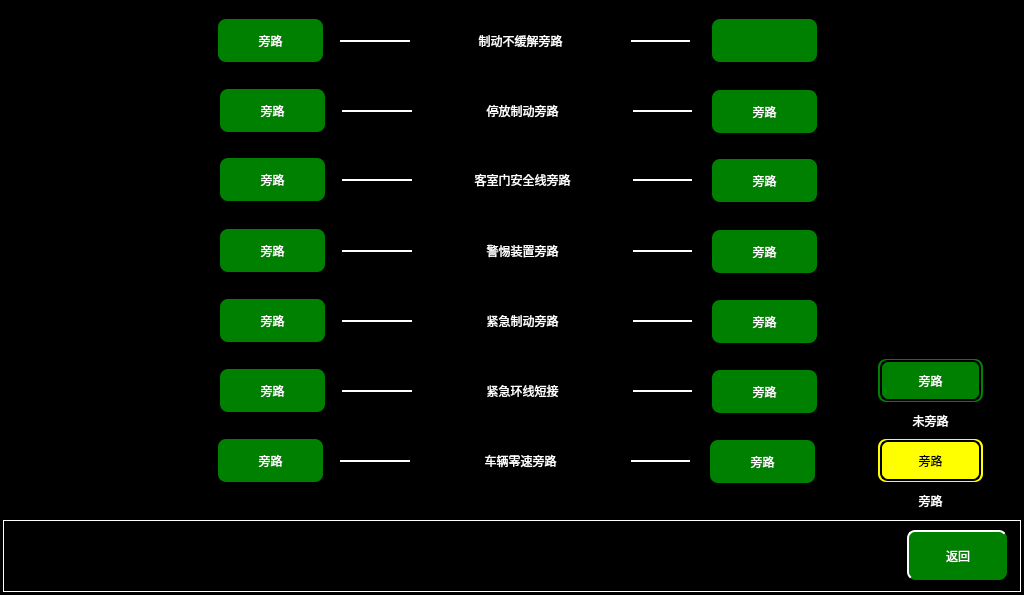
<?xml version="1.0" encoding="UTF-8"?>
<ui version="4.0">
 <class>VehicleBypassPage</class>
 <widget class="QWidget" name="VehicleBypassPage">
  <property name="geometry">
   <rect>
    <x>0</x>
    <y>0</y>
    <width>1024</width>
    <height>595</height>
   </rect>
  </property>
  <property name="windowTitle">
   <string>Form</string>
  </property>
  <property name="styleSheet">
   <string notr="true">QWidget
{
	background-color:black;
}</string>
  </property>
  <widget class="QLabel" name="BrakeNOTReleaseTC1lbl">
   <property name="geometry">
    <rect>
     <x>220</x>
     <y>20</y>
     <width>101</width>
     <height>41</height>
    </rect>
   </property>
   <property name="styleSheet">
    <string notr="true">font: 20px  &quot;微软雅黑&quot;;
color: white;
background-color: green;
border:2px  solid black;
border-radius:8px;</string>
   </property>
   <property name="text">
    <string>旁路</string>
   </property>
   <property name="alignment">
    <set>Qt::AlignCenter</set>
   </property>
  </widget>
  <widget class="QLabel" name="BrakeNOTReleaseTC1lbl_2">
   <property name="geometry">
    <rect>
     <x>218</x>
     <y>19</y>
     <width>105</width>
     <height>43</height>
    </rect>
   </property>
   <property name="styleSheet">
    <string notr="true">font: 20px  &quot;微软雅黑&quot;;
color: white;
background-color: green;
border-radius:8px;</string>
   </property>
   <property name="text">
    <string>旁路</string>
   </property>
   <property name="alignment">
    <set>Qt::AlignCenter</set>
   </property>
  </widget>
  <widget class="QLabel" name="BrakeNOTReleaseTC2lbl">
   <property name="geometry">
    <rect>
     <x>714</x>
     <y>20</y>
     <width>101</width>
     <height>41</height>
    </rect>
   </property>
   <property name="styleSheet">
    <string notr="true">font: 20px  &quot;微软雅黑&quot;;
color: white;
background-color: green;
border:2px  solid black;
border-radius:8px;</string>
   </property>
   <property name="text">
    <string>旁路</string>
   </property>
   <property name="alignment">
    <set>Qt::AlignCenter</set>
   </property>
  </widget>
  <widget class="QLabel" name="BrakeNOTReleaseTC2lbl_2">
   <property name="geometry">
    <rect>
     <x>712</x>
     <y>19</y>
     <width>105</width>
     <height>43</height>
    </rect>
   </property>
   <property name="styleSheet">
    <string notr="true">font: 20px  &quot;微软雅黑&quot;;
color: white;
background-color: green;
border:2px,black,solid;
border-radius:8px;</string>
   </property>
   <property name="text">
    <string/>
   </property>
   <property name="alignment">
    <set>Qt::AlignCenter</set>
   </property>
  </widget>
  <widget class="QLabel" name="LBL1">
   <property name="geometry">
    <rect>
     <x>410</x>
     <y>20</y>
     <width>221</width>
     <height>41</height>
    </rect>
   </property>
   <property name="styleSheet">
    <string notr="true">font: 20px  &quot;微软雅黑&quot;;
color: white;
</string>
   </property>
   <property name="text">
    <string>制动不缓解旁路</string>
   </property>
   <property name="alignment">
    <set>Qt::AlignCenter</set>
   </property>
  </widget>
  <widget class="QLabel" name="linelbl1">
   <property name="geometry">
    <rect>
     <x>340</x>
     <y>40</y>
     <width>350</width>
     <height>2</height>
    </rect>
   </property>
   <property name="styleSheet">
    <string notr="true">border: 2px solid white;
</string>
   </property>
   <property name="text">
    <string/>
   </property>
   <property name="alignment">
    <set>Qt::AlignCenter</set>
   </property>
  </widget>
  <widget class="QLabel" name="StopBrakeTC1lbl">
   <property name="geometry">
    <rect>
     <x>222</x>
     <y>90</y>
     <width>101</width>
     <height>41</height>
    </rect>
   </property>
   <property name="styleSheet">
    <string notr="true">font: 20px  &quot;微软雅黑&quot;;
color: white;
background-color: green;
border:2px  solid black;
border-radius:8px;</string>
   </property>
   <property name="text">
    <string>旁路</string>
   </property>
   <property name="alignment">
    <set>Qt::AlignCenter</set>
   </property>
  </widget>
  <widget class="QLabel" name="LBL1_2">
   <property name="geometry">
    <rect>
     <x>412</x>
     <y>90</y>
     <width>221</width>
     <height>41</height>
    </rect>
   </property>
   <property name="styleSheet">
    <string notr="true">font: 20px  &quot;微软雅黑&quot;;
color: white;
</string>
   </property>
   <property name="text">
    <string>停放制动旁路</string>
   </property>
   <property name="alignment">
    <set>Qt::AlignCenter</set>
   </property>
  </widget>
  <widget class="QLabel" name="StopBrakeTC2lbl">
   <property name="geometry">
    <rect>
     <x>714</x>
     <y>91</y>
     <width>101</width>
     <height>41</height>
    </rect>
   </property>
   <property name="styleSheet">
    <string notr="true">font: 20px  &quot;微软雅黑&quot;;
color: white;
background-color: green;
border:2px  solid black;
border-radius:8px;</string>
   </property>
   <property name="text">
    <string>旁路</string>
   </property>
   <property name="alignment">
    <set>Qt::AlignCenter</set>
   </property>
  </widget>
  <widget class="QLabel" name="linelbl1_2">
   <property name="geometry">
    <rect>
     <x>342</x>
     <y>110</y>
     <width>350</width>
     <height>2</height>
    </rect>
   </property>
   <property name="styleSheet">
    <string notr="true">border: 2px solid white;
</string>
   </property>
   <property name="text">
    <string/>
   </property>
   <property name="alignment">
    <set>Qt::AlignCenter</set>
   </property>
  </widget>
  <widget class="QLabel" name="StopBrakeTC2lbl_2">
   <property name="geometry">
    <rect>
     <x>712</x>
     <y>90</y>
     <width>105</width>
     <height>43</height>
    </rect>
   </property>
   <property name="styleSheet">
    <string notr="true">font: 20px  &quot;微软雅黑&quot;;
color: white;
background-color: green;
border:2px,black,solid;
border-radius:8px;</string>
   </property>
   <property name="text">
    <string>旁路</string>
   </property>
   <property name="alignment">
    <set>Qt::AlignCenter</set>
   </property>
  </widget>
  <widget class="QLabel" name="StopBrakeTC1lbl_2">
   <property name="geometry">
    <rect>
     <x>220</x>
     <y>89</y>
     <width>105</width>
     <height>43</height>
    </rect>
   </property>
   <property name="styleSheet">
    <string notr="true">font: 20px  &quot;微软雅黑&quot;;
color: white;
background-color: green;
border:2px,black,solid;
border-radius:8px;</string>
   </property>
   <property name="text">
    <string>旁路</string>
   </property>
   <property name="alignment">
    <set>Qt::AlignCenter</set>
   </property>
  </widget>
  <widget class="QLabel" name="ALLTrainCloseTC1lbl">
   <property name="geometry">
    <rect>
     <x>222</x>
     <y>159</y>
     <width>101</width>
     <height>41</height>
    </rect>
   </property>
   <property name="styleSheet">
    <string notr="true">font: 20px  &quot;微软雅黑&quot;;
color: white;
background-color: green;
border:2px  solid black;
border-radius:8px;</string>
   </property>
   <property name="text">
    <string>旁路</string>
   </property>
   <property name="alignment">
    <set>Qt::AlignCenter</set>
   </property>
  </widget>
  <widget class="QLabel" name="LBL1_3">
   <property name="geometry">
    <rect>
     <x>412</x>
     <y>159</y>
     <width>221</width>
     <height>41</height>
    </rect>
   </property>
   <property name="styleSheet">
    <string notr="true">font: 20px  &quot;微软雅黑&quot;;
color: white;
</string>
   </property>
   <property name="text">
    <string>客室门安全线旁路</string>
   </property>
   <property name="alignment">
    <set>Qt::AlignCenter</set>
   </property>
  </widget>
  <widget class="QLabel" name="ALLTrainCloseTC2lbl">
   <property name="geometry">
    <rect>
     <x>714</x>
     <y>160</y>
     <width>101</width>
     <height>41</height>
    </rect>
   </property>
   <property name="styleSheet">
    <string notr="true">font: 20px  &quot;微软雅黑&quot;;
color: white;
background-color: green;
border:2px  solid black;
border-radius:8px;</string>
   </property>
   <property name="text">
    <string>旁路</string>
   </property>
   <property name="alignment">
    <set>Qt::AlignCenter</set>
   </property>
  </widget>
  <widget class="QLabel" name="linelbl1_3">
   <property name="geometry">
    <rect>
     <x>342</x>
     <y>179</y>
     <width>350</width>
     <height>2</height>
    </rect>
   </property>
   <property name="styleSheet">
    <string notr="true">border: 2px solid white;
</string>
   </property>
   <property name="text">
    <string/>
   </property>
   <property name="alignment">
    <set>Qt::AlignCenter</set>
   </property>
  </widget>
  <widget class="QLabel" name="ALLTrainCloseTC2lbl_2">
   <property name="geometry">
    <rect>
     <x>712</x>
     <y>159</y>
     <width>105</width>
     <height>43</height>
    </rect>
   </property>
   <property name="styleSheet">
    <string notr="true">font: 20px  &quot;微软雅黑&quot;;
color: white;
background-color: green;
border:2px,black,solid;
border-radius:8px;</string>
   </property>
   <property name="text">
    <string>旁路</string>
   </property>
   <property name="alignment">
    <set>Qt::AlignCenter</set>
   </property>
  </widget>
  <widget class="QLabel" name="ALLTrainCloseTC1lbl_2">
   <property name="geometry">
    <rect>
     <x>220</x>
     <y>158</y>
     <width>105</width>
     <height>43</height>
    </rect>
   </property>
   <property name="styleSheet">
    <string notr="true">font: 20px  &quot;微软雅黑&quot;;
color: white;
background-color: green;
border:2px,black,solid;
border-radius:8px;</string>
   </property>
   <property name="text">
    <string>旁路</string>
   </property>
   <property name="alignment">
    <set>Qt::AlignCenter</set>
   </property>
  </widget>
  <widget class="QLabel" name="AlarmTC1lbl">
   <property name="geometry">
    <rect>
     <x>222</x>
     <y>230</y>
     <width>101</width>
     <height>41</height>
    </rect>
   </property>
   <property name="styleSheet">
    <string notr="true">font: 20px  &quot;微软雅黑&quot;;
color: white;
background-color: green;
border:2px  solid black;
border-radius:8px;</string>
   </property>
   <property name="text">
    <string>旁路</string>
   </property>
   <property name="alignment">
    <set>Qt::AlignCenter</set>
   </property>
  </widget>
  <widget class="QLabel" name="LBL1_4">
   <property name="geometry">
    <rect>
     <x>412</x>
     <y>230</y>
     <width>221</width>
     <height>41</height>
    </rect>
   </property>
   <property name="styleSheet">
    <string notr="true">font: 20px  &quot;微软雅黑&quot;;
color: white;
</string>
   </property>
   <property name="text">
    <string>警惕装置旁路</string>
   </property>
   <property name="alignment">
    <set>Qt::AlignCenter</set>
   </property>
  </widget>
  <widget class="QLabel" name="AlarmTC2lbl">
   <property name="geometry">
    <rect>
     <x>714</x>
     <y>231</y>
     <width>101</width>
     <height>41</height>
    </rect>
   </property>
   <property name="styleSheet">
    <string notr="true">font: 20px  &quot;微软雅黑&quot;;
color: white;
background-color: green;
border:2px  solid black;
border-radius:8px;</string>
   </property>
   <property name="text">
    <string>旁路</string>
   </property>
   <property name="alignment">
    <set>Qt::AlignCenter</set>
   </property>
  </widget>
  <widget class="QLabel" name="linelbl1_4">
   <property name="geometry">
    <rect>
     <x>342</x>
     <y>250</y>
     <width>350</width>
     <height>2</height>
    </rect>
   </property>
   <property name="styleSheet">
    <string notr="true">border: 2px solid white;
</string>
   </property>
   <property name="text">
    <string/>
   </property>
   <property name="alignment">
    <set>Qt::AlignCenter</set>
   </property>
  </widget>
  <widget class="QLabel" name="AlarmTC2lbl_2">
   <property name="geometry">
    <rect>
     <x>712</x>
     <y>230</y>
     <width>105</width>
     <height>43</height>
    </rect>
   </property>
   <property name="styleSheet">
    <string notr="true">font: 20px  &quot;微软雅黑&quot;;
color: white;
background-color: green;
border:2px,black,solid;
border-radius:8px;</string>
   </property>
   <property name="text">
    <string>旁路</string>
   </property>
   <property name="alignment">
    <set>Qt::AlignCenter</set>
   </property>
  </widget>
  <widget class="QLabel" name="AlarmTC1lbl_2">
   <property name="geometry">
    <rect>
     <x>220</x>
     <y>229</y>
     <width>105</width>
     <height>43</height>
    </rect>
   </property>
   <property name="styleSheet">
    <string notr="true">font: 20px  &quot;微软雅黑&quot;;
color: white;
background-color: green;
border:2px,black,solid;
border-radius:8px;</string>
   </property>
   <property name="text">
    <string>旁路</string>
   </property>
   <property name="alignment">
    <set>Qt::AlignCenter</set>
   </property>
  </widget>
  <widget class="QLabel" name="EmloopTC1lbl">
   <property name="geometry">
    <rect>
     <x>222</x>
     <y>300</y>
     <width>101</width>
     <height>41</height>
    </rect>
   </property>
   <property name="styleSheet">
    <string notr="true">font: 20px  &quot;微软雅黑&quot;;
color: white;
background-color: green;
border:2px  solid black;
border-radius:8px;</string>
   </property>
   <property name="text">
    <string>旁路</string>
   </property>
   <property name="alignment">
    <set>Qt::AlignCenter</set>
   </property>
  </widget>
  <widget class="QLabel" name="LBL1_5">
   <property name="geometry">
    <rect>
     <x>412</x>
     <y>300</y>
     <width>221</width>
     <height>41</height>
    </rect>
   </property>
   <property name="styleSheet">
    <string notr="true">font: 20px  &quot;微软雅黑&quot;;
color: white;
</string>
   </property>
   <property name="text">
    <string>紧急制动旁路</string>
   </property>
   <property name="alignment">
    <set>Qt::AlignCenter</set>
   </property>
  </widget>
  <widget class="QLabel" name="EmloopTC2lbl">
   <property name="geometry">
    <rect>
     <x>714</x>
     <y>301</y>
     <width>101</width>
     <height>41</height>
    </rect>
   </property>
   <property name="styleSheet">
    <string notr="true">font: 20px  &quot;微软雅黑&quot;;
color: white;
background-color: green;
border:2px  solid black;
border-radius:8px;</string>
   </property>
   <property name="text">
    <string>旁路</string>
   </property>
   <property name="alignment">
    <set>Qt::AlignCenter</set>
   </property>
  </widget>
  <widget class="QLabel" name="linelbl1_5">
   <property name="geometry">
    <rect>
     <x>342</x>
     <y>320</y>
     <width>350</width>
     <height>2</height>
    </rect>
   </property>
   <property name="styleSheet">
    <string notr="true">border: 2px solid white;
</string>
   </property>
   <property name="text">
    <string/>
   </property>
   <property name="alignment">
    <set>Qt::AlignCenter</set>
   </property>
  </widget>
  <widget class="QLabel" name="EmloopTC2lbl_2">
   <property name="geometry">
    <rect>
     <x>712</x>
     <y>300</y>
     <width>105</width>
     <height>43</height>
    </rect>
   </property>
   <property name="styleSheet">
    <string notr="true">font: 20px  &quot;微软雅黑&quot;;
color: white;
background-color: green;
border:2px,black,solid;
border-radius:8px;</string>
   </property>
   <property name="text">
    <string>旁路</string>
   </property>
   <property name="alignment">
    <set>Qt::AlignCenter</set>
   </property>
  </widget>
  <widget class="QLabel" name="EmloopTC1lbl_2">
   <property name="geometry">
    <rect>
     <x>220</x>
     <y>299</y>
     <width>105</width>
     <height>43</height>
    </rect>
   </property>
   <property name="styleSheet">
    <string notr="true">font: 20px  &quot;微软雅黑&quot;;
color: white;
background-color: green;
border:2px,black,solid;
border-radius:8px;</string>
   </property>
   <property name="text">
    <string>旁路</string>
   </property>
   <property name="alignment">
    <set>Qt::AlignCenter</set>
   </property>
  </widget>
  <widget class="QLabel" name="Emloop2TC1lbl">
   <property name="geometry">
    <rect>
     <x>222</x>
     <y>370</y>
     <width>101</width>
     <height>41</height>
    </rect>
   </property>
   <property name="styleSheet">
    <string notr="true">font: 20px  &quot;微软雅黑&quot;;
color: white;
background-color: green;
border:2px  solid black;
border-radius:8px;</string>
   </property>
   <property name="text">
    <string>旁路</string>
   </property>
   <property name="alignment">
    <set>Qt::AlignCenter</set>
   </property>
  </widget>
  <widget class="QLabel" name="LBL1_6">
   <property name="geometry">
    <rect>
     <x>412</x>
     <y>370</y>
     <width>221</width>
     <height>41</height>
    </rect>
   </property>
   <property name="styleSheet">
    <string notr="true">font: 20px  &quot;微软雅黑&quot;;
color: white;
</string>
   </property>
   <property name="text">
    <string>紧急环线短接</string>
   </property>
   <property name="alignment">
    <set>Qt::AlignCenter</set>
   </property>
  </widget>
  <widget class="QLabel" name="Emloop2TC2lbl">
   <property name="geometry">
    <rect>
     <x>714</x>
     <y>371</y>
     <width>101</width>
     <height>41</height>
    </rect>
   </property>
   <property name="styleSheet">
    <string notr="true">font: 20px  &quot;微软雅黑&quot;;
color: white;
background-color: green;
border:2px  solid black;
border-radius:8px;</string>
   </property>
   <property name="text">
    <string>旁路</string>
   </property>
   <property name="alignment">
    <set>Qt::AlignCenter</set>
   </property>
  </widget>
  <widget class="QLabel" name="linelbl1_6">
   <property name="geometry">
    <rect>
     <x>342</x>
     <y>390</y>
     <width>350</width>
     <height>2</height>
    </rect>
   </property>
   <property name="styleSheet">
    <string notr="true">border: 2px solid white;
</string>
   </property>
   <property name="text">
    <string/>
   </property>
   <property name="alignment">
    <set>Qt::AlignCenter</set>
   </property>
  </widget>
  <widget class="QLabel" name="Emloop2TC2lbl_2">
   <property name="geometry">
    <rect>
     <x>712</x>
     <y>370</y>
     <width>105</width>
     <height>43</height>
    </rect>
   </property>
   <property name="styleSheet">
    <string notr="true">font: 20px  &quot;微软雅黑&quot;;
color: white;
background-color: green;
border:2px,black,solid;
border-radius:8px;</string>
   </property>
   <property name="text">
    <string>旁路</string>
   </property>
   <property name="alignment">
    <set>Qt::AlignCenter</set>
   </property>
  </widget>
  <widget class="QLabel" name="Emloop2TC1lbl_2">
   <property name="geometry">
    <rect>
     <x>220</x>
     <y>369</y>
     <width>105</width>
     <height>43</height>
    </rect>
   </property>
   <property name="styleSheet">
    <string notr="true">font: 20px  &quot;微软雅黑&quot;;
color: white;
background-color: green;
border:2px,black,solid;
border-radius:8px;</string>
   </property>
   <property name="text">
    <string>旁路</string>
   </property>
   <property name="alignment">
    <set>Qt::AlignCenter</set>
   </property>
  </widget>
  <widget class="QLabel" name="label">
   <property name="geometry">
    <rect>
     <x>3</x>
     <y>520</y>
     <width>1018</width>
     <height>72</height>
    </rect>
   </property>
   <property name="styleSheet">
    <string notr="true">
background-color: rgb(0, 0, 0);

	border:1px solid white;
</string>
   </property>
   <property name="text">
    <string>TextLabel</string>
   </property>
  </widget>
  <widget class="QPushButton" name="returnBtn">
   <property name="geometry">
    <rect>
     <x>907</x>
     <y>530</y>
     <width>100</width>
     <height>50</height>
    </rect>
   </property>
   <property name="focusPolicy">
    <enum>Qt::NoFocus</enum>
   </property>
   <property name="styleSheet">
    <string notr="true">QPushButton
{
	font: 20px, &quot;微软雅黑&quot;;
    color: white;
	background-color: rgb(0, 128, 0);
    border-top: 2px solid white;
	border-left: 2px solid white;
	border-radius:8px;
}</string>
   </property>
   <property name="text">
    <string>返回</string>
   </property>
  </widget>
  <widget class="QLabel" name="ZeroSpeedTC2lbl">
   <property name="geometry">
    <rect>
     <x>712</x>
     <y>441</y>
     <width>101</width>
     <height>41</height>
    </rect>
   </property>
   <property name="styleSheet">
    <string notr="true">font: 20px  &quot;微软雅黑&quot;;
color: white;
background-color: green;
border:2px  solid black;
border-radius:8px;</string>
   </property>
   <property name="text">
    <string>旁路</string>
   </property>
   <property name="alignment">
    <set>Qt::AlignCenter</set>
   </property>
  </widget>
  <widget class="QLabel" name="ZeroSpeedTC1lbl">
   <property name="geometry">
    <rect>
     <x>220</x>
     <y>440</y>
     <width>101</width>
     <height>41</height>
    </rect>
   </property>
   <property name="styleSheet">
    <string notr="true">font: 20px  &quot;微软雅黑&quot;;
color: white;
background-color: green;
border:2px  solid black;
border-radius:8px;</string>
   </property>
   <property name="text">
    <string>旁路</string>
   </property>
   <property name="alignment">
    <set>Qt::AlignCenter</set>
   </property>
  </widget>
  <widget class="QLabel" name="LBL1_7">
   <property name="geometry">
    <rect>
     <x>410</x>
     <y>440</y>
     <width>221</width>
     <height>41</height>
    </rect>
   </property>
   <property name="styleSheet">
    <string notr="true">font: 20px  &quot;微软雅黑&quot;;
color: white;
</string>
   </property>
   <property name="text">
    <string>车辆零速旁路</string>
   </property>
   <property name="alignment">
    <set>Qt::AlignCenter</set>
   </property>
  </widget>
  <widget class="QLabel" name="ZeroSpeedTC2lbl_2">
   <property name="geometry">
    <rect>
     <x>710</x>
     <y>440</y>
     <width>105</width>
     <height>43</height>
    </rect>
   </property>
   <property name="styleSheet">
    <string notr="true">font: 20px  &quot;微软雅黑&quot;;
color: white;
background-color: green;
border:2px,black,solid;
border-radius:8px;</string>
   </property>
   <property name="text">
    <string>旁路</string>
   </property>
   <property name="alignment">
    <set>Qt::AlignCenter</set>
   </property>
  </widget>
  <widget class="QLabel" name="ZeroSpeedTC1lbl_2">
   <property name="geometry">
    <rect>
     <x>218</x>
     <y>439</y>
     <width>105</width>
     <height>43</height>
    </rect>
   </property>
   <property name="styleSheet">
    <string notr="true">font: 20px  &quot;微软雅黑&quot;;
color: white;
background-color: green;
border:2px,black,solid;
border-radius:8px;</string>
   </property>
   <property name="text">
    <string>旁路</string>
   </property>
   <property name="alignment">
    <set>Qt::AlignCenter</set>
   </property>
  </widget>
  <widget class="QLabel" name="linelbl1_7">
   <property name="geometry">
    <rect>
     <x>340</x>
     <y>460</y>
     <width>350</width>
     <height>2</height>
    </rect>
   </property>
   <property name="styleSheet">
    <string notr="true">border: 2px solid white;
</string>
   </property>
   <property name="text">
    <string/>
   </property>
   <property name="alignment">
    <set>Qt::AlignCenter</set>
   </property>
  </widget>
  <widget class="QLabel" name="ZeroSpeedTC2lbl_3">
   <property name="geometry">
    <rect>
     <x>878</x>
     <y>359</y>
     <width>105</width>
     <height>43</height>
    </rect>
   </property>
   <property name="styleSheet">
    <string notr="true">font: 20px  &quot;微软雅黑&quot;;
color: white;
background-color: green;
border:2px,black,solid;
border-radius:8px;</string>
   </property>
   <property name="text">
    <string>旁路</string>
   </property>
   <property name="alignment">
    <set>Qt::AlignCenter</set>
   </property>
  </widget>
  <widget class="QLabel" name="ZeroSpeedTC2lbl_4">
   <property name="geometry">
    <rect>
     <x>880</x>
     <y>360</y>
     <width>101</width>
     <height>41</height>
    </rect>
   </property>
   <property name="styleSheet">
    <string notr="true">font: 20px  &quot;微软雅黑&quot;;
color: white;
background-color: green;
border:2px  solid black;
border-radius:8px;</string>
   </property>
   <property name="text">
    <string>旁路</string>
   </property>
   <property name="alignment">
    <set>Qt::AlignCenter</set>
   </property>
  </widget>
  <widget class="QLabel" name="ZeroSpeedTC2lbl_5">
   <property name="geometry">
    <rect>
     <x>878</x>
     <y>439</y>
     <width>105</width>
     <height>43</height>
    </rect>
   </property>
   <property name="styleSheet">
    <string notr="true">font: 20px  &quot;微软雅黑&quot;;
color: white;
background-color: yellow;
border:2px,black,solid;
border-radius:8px;</string>
   </property>
   <property name="text">
    <string>旁路</string>
   </property>
   <property name="alignment">
    <set>Qt::AlignCenter</set>
   </property>
  </widget>
  <widget class="QLabel" name="ZeroSpeedTC2lbl_6">
   <property name="geometry">
    <rect>
     <x>880</x>
     <y>440</y>
     <width>101</width>
     <height>41</height>
    </rect>
   </property>
   <property name="styleSheet">
    <string notr="true">font: 20px  &quot;微软雅黑&quot;;
color: black;
background-color: yellow;
border:2px  solid black;
border-radius:8px;</string>
   </property>
   <property name="text">
    <string>旁路</string>
   </property>
   <property name="alignment">
    <set>Qt::AlignCenter</set>
   </property>
  </widget>
  <widget class="QLabel" name="LBL1_8">
   <property name="geometry">
    <rect>
     <x>880</x>
     <y>410</y>
     <width>101</width>
     <height>21</height>
    </rect>
   </property>
   <property name="styleSheet">
    <string notr="true">font: 20px  &quot;微软雅黑&quot;;
color: white;
</string>
   </property>
   <property name="text">
    <string>未旁路</string>
   </property>
   <property name="alignment">
    <set>Qt::AlignCenter</set>
   </property>
  </widget>
  <widget class="QLabel" name="LBL1_9">
   <property name="geometry">
    <rect>
     <x>880</x>
     <y>490</y>
     <width>101</width>
     <height>21</height>
    </rect>
   </property>
   <property name="styleSheet">
    <string notr="true">font: 20px  &quot;微软雅黑&quot;;
color: white;
</string>
   </property>
   <property name="text">
    <string>旁路</string>
   </property>
   <property name="alignment">
    <set>Qt::AlignCenter</set>
   </property>
  </widget>
  <zorder>LBL1_8</zorder>
  <zorder>LBL1_9</zorder>
  <zorder>BrakeNOTReleaseTC1lbl</zorder>
  <zorder>BrakeNOTReleaseTC1lbl_2</zorder>
  <zorder>BrakeNOTReleaseTC2lbl</zorder>
  <zorder>BrakeNOTReleaseTC2lbl_2</zorder>
  <zorder>linelbl1</zorder>
  <zorder>StopBrakeTC1lbl</zorder>
  <zorder>StopBrakeTC2lbl</zorder>
  <zorder>linelbl1_2</zorder>
  <zorder>StopBrakeTC2lbl_2</zorder>
  <zorder>StopBrakeTC1lbl_2</zorder>
  <zorder>ALLTrainCloseTC1lbl</zorder>
  <zorder>ALLTrainCloseTC2lbl</zorder>
  <zorder>linelbl1_3</zorder>
  <zorder>ALLTrainCloseTC2lbl_2</zorder>
  <zorder>ALLTrainCloseTC1lbl_2</zorder>
  <zorder>AlarmTC1lbl</zorder>
  <zorder>AlarmTC2lbl</zorder>
  <zorder>linelbl1_4</zorder>
  <zorder>AlarmTC2lbl_2</zorder>
  <zorder>AlarmTC1lbl_2</zorder>
  <zorder>EmloopTC1lbl</zorder>
  <zorder>EmloopTC2lbl</zorder>
  <zorder>linelbl1_5</zorder>
  <zorder>EmloopTC2lbl_2</zorder>
  <zorder>EmloopTC1lbl_2</zorder>
  <zorder>Emloop2TC1lbl</zorder>
  <zorder>Emloop2TC2lbl</zorder>
  <zorder>linelbl1_6</zorder>
  <zorder>Emloop2TC2lbl_2</zorder>
  <zorder>Emloop2TC1lbl_2</zorder>
  <zorder>label</zorder>
  <zorder>returnBtn</zorder>
  <zorder>ZeroSpeedTC2lbl</zorder>
  <zorder>ZeroSpeedTC1lbl</zorder>
  <zorder>ZeroSpeedTC2lbl_2</zorder>
  <zorder>ZeroSpeedTC1lbl_2</zorder>
  <zorder>linelbl1_7</zorder>
  <zorder>ZeroSpeedTC2lbl_3</zorder>
  <zorder>ZeroSpeedTC2lbl_4</zorder>
  <zorder>ZeroSpeedTC2lbl_5</zorder>
  <zorder>ZeroSpeedTC2lbl_6</zorder>
  <zorder>LBL1</zorder>
  <zorder>LBL1_6</zorder>
  <zorder>LBL1_5</zorder>
  <zorder>LBL1_3</zorder>
  <zorder>LBL1_4</zorder>
  <zorder>LBL1_7</zorder>
  <zorder>LBL1_2</zorder>
 </widget>
 <resources/>
 <connections/>
</ui>
